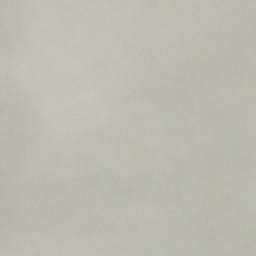
#> input picture Satellite-Image-Classification/data/cloudy/train_10563.jpg, 256 x 256 px, given as the content of the folder mate Sentinel/Satellite-Image-Classification/data/green_area, which was not available
$ python process_drought_jpeg.py
#> lines starting #> are read from the running program, lines starting #| are printed output that depends on the picture; pictures that were not available may be replaced by others from this repository, and a replacement may not be noted
import cv2
import numpy as np
import matplotlib.pyplot as plt
import os
import random

# --- 1. Define Function to Calculate NDVI from a color image ---
def calculate_ndvi_from_jpeg(image_path):
    """
    Calculates an approximate NDVI from a standard color (RGB) image.
    This is a simulation for when separate spectral bands are not available.
    Args:
        image_path (str): Filepath to the JPEG image.
    Returns:
        numpy.ndarray: The calculated NDVI array.
    """
    # Read the image using OpenCV
    img = cv2.imread(image_path)
#> img is the input picture: shape (256, 256, 3); mean B, G, R 175.3, 187.4, 188
    if img is None:
        print(f"Error: Could not read image at {image_path}")
        return None

    # Convert BGR (OpenCV default) to RGB
    img = cv2.cvtColor(img, cv2.COLOR_BGR2RGB)

    # Split into Red, Green, and Blue channels
    blue, green, red = cv2.split(img)

    # For RGB images, a common approximation is to use the Red channel as 'Red'
    # and a combination of other channels or a fixed value for 'NIR'.
    # A simple but effective method is to treat the Green channel's intensity as NIR.
    # Healthy vegetation reflects both green and NIR light.
    red = red.astype('float64')
    nir = green.astype('float64') # Approximating NIR with the Green channel

    # Allow division by zero
    np.seterr(divide='ignore', invalid='ignore')

    # Calculate NDVI
    numerator = (nir - red)
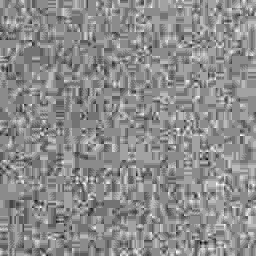
#> numerator: shape (256, 256) float64; min 6, max 17, mean 12.06; drawn with min black and max white
    denominator = (nir + red)
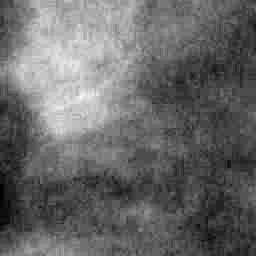
#> denominator: shape (256, 256) float64; min 348, max 384, mean 362.8; drawn with min black and max white
    ndvi = np.divide(numerator, denominator, out=np.zeros_like(numerator), where=denominator!=0)

    # Handle potential NaNs and clean up the range to [-1, 1]
    ndvi[np.isnan(ndvi)] = 0
    ndvi = np.clip(ndvi, -1, 1)

    return ndvi

# --- 2. Define Function to Classify Drought Severity ---
def classify_drought(ndvi):
    """
    Classifies NDVI values into drought severity levels.
    Thresholds are adjusted for the JPEG approximation.
    """
    drought_map = np.zeros_like(ndvi, dtype=np.uint8)
    # These thresholds are indicative and may need tuning.
    drought_map[np.where(ndvi < 0.05)] = 4  # Severe Drought (likely non-vegetation)
    drought_map[np.where((ndvi >= 0.05) & (ndvi < 0.15))] = 3  # Moderate Drought
    drought_map[np.where((ndvi >= 0.15) & (ndvi < 0.3))] = 2  # Mild Drought
    drought_map[np.where((ndvi >= 0.3) & (ndvi < 0.4))] = 1  # Low to No Drought
    drought_map[np.where(ndvi >= 0.4)] = 0  # Healthy Vegetation
    return drought_map

# --- 3. Process a sample image from the downloaded dataset ---
# Path points to the folder containing the image classes
DATASET_DIR = r"C:\Users\ASUS\Desktop\Climate Sentinel\Satellite-Image-Classification\data"

# CORRECTED: Use 'green_area' as it exists in the dataset
VEGETATION_FOLDER = 'green_area'

# Get a random image from the folder to analyze
try:
    folder_path = os.path.join(DATASET_DIR, VEGETATION_FOLDER)
    image_files = os.listdir(folder_path)

    if not image_files:
        raise FileNotFoundError(f"No files found in {VEGETATION_FOLDER} directory.")

    sample_image_name = random.choice(image_files)
    sample_image_path = os.path.join(folder_path, sample_image_name)
    print(f"Analyzing sample image: {sample_image_path}")

    original_image = cv2.cvtColor(cv2.imread(sample_image_path), cv2.COLOR_BGR2RGB)
    ndvi_array = calculate_ndvi_from_jpeg(sample_image_path)
    drought_severity_map = classify_drought(ndvi_array)
#> drought_severity_map: shape (256, 256); every value is 4

    # --- 4. Visualize the Output ---
    plt.figure(figsize=(18, 6))

    plt.subplot(1, 3, 1)
    plt.imshow(original_image)
    plt.title('Original Satellite Image')
    plt.axis('off')

    plt.subplot(1, 3, 2)
    plt.imshow(ndvi_array, cmap='RdYlGn')
    plt.colorbar(label='Approx. NDVI Value')
    plt.title('Calculated NDVI')
    plt.axis('off')

    plt.subplot(1, 3, 3)
    plt.imshow(drought_severity_map, cmap='YlOrRd')
    plt.colorbar(label='Drought Severity (4=Severe)')
    plt.title('Drought Severity Map')
    plt.axis('off')

    plt.tight_layout()
    plt.show()
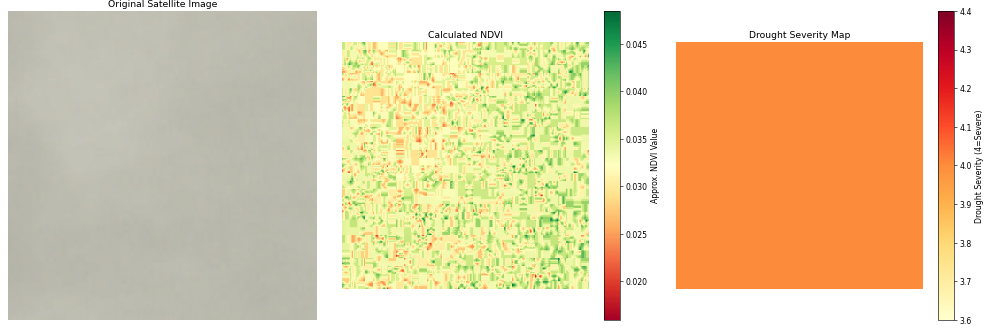
#> figure drawn by matplotlib, 5 panels

except FileNotFoundError:
    print("-" * 50)
    print("ERROR: Could not find the dataset directory or images.")
    print(f"Please make sure you have downloaded and unzipped the dataset,")
    print(f"and the '{DATASET_DIR}' path is correct.")
    print("-" * 50)
